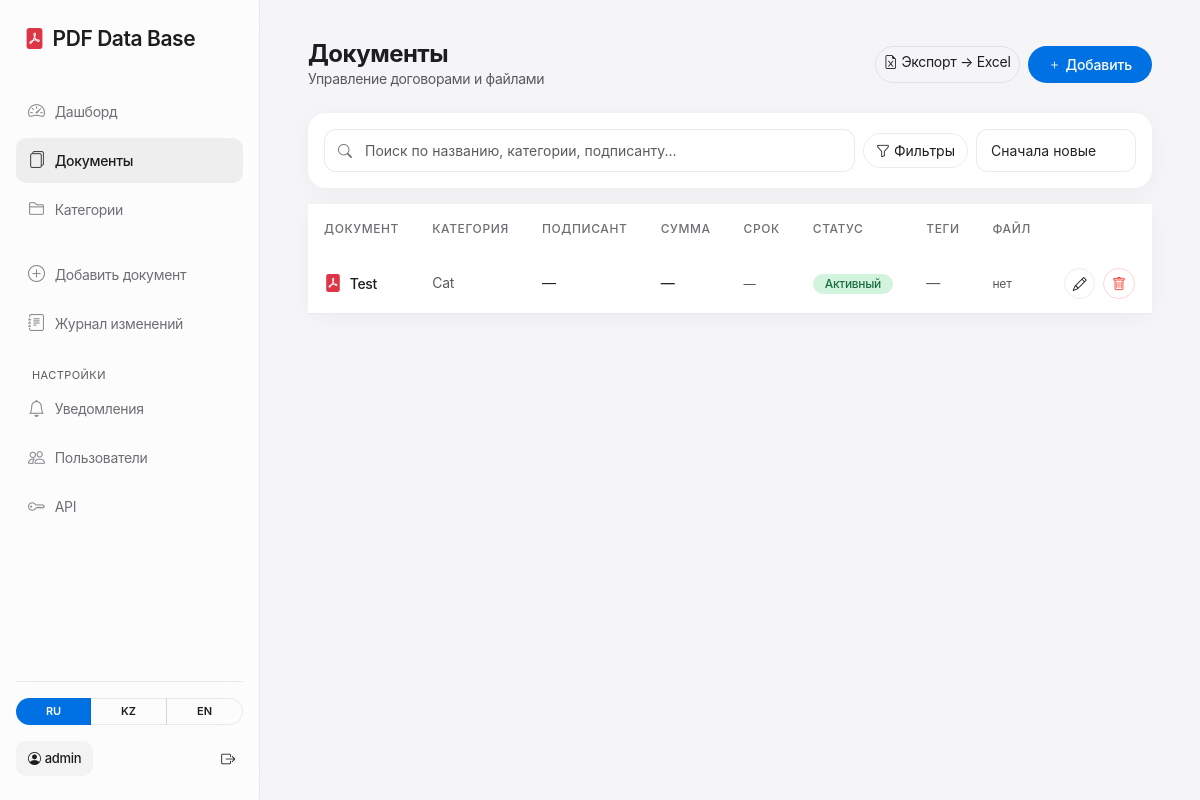
Page /documents/ (signed in) on the committed database.
### documents/models.py (models this page shows, shortened)
class UserProfile(models.Model):
    ROLE_VIEWER = 'viewer'
    ROLE_MANAGER = 'manager'
    ROLE_ADMIN = 'admin'
    ROLE_CHOICES = [
        (ROLE_VIEWER, _('Читатель')),
        (ROLE_MANAGER, _('Менеджер')),
        (ROLE_ADMIN, _('Администратор')),
    ]
    user = models.OneToOneField(User, on_delete=models.CASCADE, related_name='profile', verbose_name=_('Пользователь'))
    full_name = models.CharField(max_length=255, blank=True, verbose_name=_('Имя'))
    role = models.CharField(max_length=10, choices=ROLE_CHOICES, default=ROLE_MANAGER, verbose_name=_('Роль'))
    class Meta:
        verbose_name = _('Профиль пользователя')
        verbose_name_plural = _('Профили пользователей')

class Document(models.Model):
    STATUS_CHOICES = [
        ('active', _('Активный')),
        ('archived', _('В архиве')),
        ('draft', _('Черновик')),
    ]
    title = models.CharField(max_length=255, verbose_name=_('Название'))
    description = models.TextField(blank=True, verbose_name=_('Описание'))
    category = models.ForeignKey(
        Category, on_delete=models.SET_NULL, null=True, blank=True, verbose_name=_('Категория')
    )
    pdf_file = models.FileField(upload_to='pdfs/', blank=True, null=True, verbose_name=_('PDF файл'))
    amount = models.DecimalField(max_digits=15, decimal_places=2, default=0, verbose_name=_('Сумма договора'))
    with_vat = models.BooleanField(default=False, verbose_name=_('С НДС'))
    signatory = models.CharField(max_length=255, blank=True, verbose_name=_('Подписант'))
    author = models.CharField(max_length=150, blank=True, verbose_name=_('Автор'))
    tags = models.ManyToManyField(Tag, blank=True, related_name='documents', verbose_name=_('Теги'))
    status = models.CharField(max_length=20, choices=STATUS_CHOICES, default='active', verbose_name=_('Статус'))
    start_date = models.DateField(null=True, blank=True, verbose_name=_('Дата начала'))
    end_date = models.DateField(null=True, blank=True, verbose_name=_('Дата окончания'))
    pdf_text = models.TextField(blank=True, editable=False, verbose_name=_('Текст PDF'))
    created_at = models.DateTimeField(default=timezone.now, verbose_name=_('Дата добавления'))
    updated_at = models.DateTimeField(auto_now=True, verbose_name=_('Дата обновления'))
    slug = models.SlugField(max_length=255, unique=True, blank=True, verbose_name='Slug')
    class Meta:
        verbose_name = _('Документ')
        verbose_name_plural = _('Документы')
        ordering = ['-created_at']
    def is_expiring_soon(self, days=30):
        if not self.end_date:
            return False
        today = timezone.localdate()
        return today <= self.end_date <= today + timezone.timedelta(days=days)
    def is_expired(self):
        if not self.end_date:
            return False
        return self.end_date < timezone.localdate()

class Category(models.Model):
    name = models.CharField(max_length=100, verbose_name=_('Название'))
    description = models.TextField(blank=True, verbose_name=_('Описание'))
    created_at = models.DateTimeField(default=timezone.now)
    class Meta:
        verbose_name = _('Категория')
        verbose_name_plural = _('Категории')
    def __str__(self):
        return self.name

### documents/views.py (the view)
# urls.py: path('documents/', views.document_list, name='document_list'),
@login_required
def document_list(request):
    documents, filters = _documents_queryset(request)
    categories = Category.objects.all()
    all_tags = Tag.objects.all()
    paginator = Paginator(documents, 25)
    page_obj = paginator.get_page(request.GET.get('page'))
    active_filters = _active_filter_tags(filters, categories, all_tags)
    context = {
        'page_obj': page_obj,
        'documents': page_obj.object_list,
        'categories': categories,
        'all_tags': all_tags,
        'filters': filters,
        'active_filters': active_filters,
        'has_active_filters': bool(active_filters),
        'filters_querystring': _filters_querystring(filters),
        'status_labels': _status_labels(),
        'user_role': get_user_role(request.user),
    }
    return render(request, 'documents/document_list.html', context)

### templates/documents/document_list.html (shortened to what this page needs)
{% extends 'base.html' %}
{% load i18n static documents_extras %}
{% block content %}
<div class="d-flex justify-content-between align-items-center mb-4 flex-wrap gap-2">
  <div>
    <h4 class="fw-bold mb-0">{% trans "Документы" %}</h4>
    <p class="text-muted mb-0" style="font-size:14px;">{% trans "Управление договорами и файлами" %}</p>
  </div>
  <div class="d-flex gap-2">
    <a href="{% url 'document_export' %}?format=xlsx{% if filters_querystring %}&{{ filters_querystring }}{% endif %}" class="btn btn-outline-secondary btn-sm">
      <i class="bi bi-file-earmark-excel me-1"></i>{% trans "Экспорт → Excel" %}
    </a>
    {% if user_role != 'viewer' %}
    <a href="{% url 'document_create' %}" class="btn btn-primary"><i class="bi bi-plus me-1"></i>{% trans "Добавить" %}</a>
    {% endif %}
  </div>
</div>
<div class="card p-3 mb-3">
  <div class="d-flex flex-wrap gap-2 align-items-center">
    <div class="doc-search-wrap flex-grow-1">
      <input type="search" id="docSearchInput" class="form-control" placeholder="{% trans 'Поиск по названию, категории, подписанту...' %}" autocomplete="off">
    </div>
    <button type="button" class="btn btn-outline-secondary" data-bs-toggle="collapse" data-bs-target="#filtersPanel" aria-expanded="{% if has_active_filters %}true{% else %}false{% endif %}">
      <i class="bi bi-funnel me-1"></i>{% trans "Фильтры" %}
    </button>
    <select name="sort" form="filtersForm" class="form-select" style="width: auto; min-width: 160px;">
      <option value="date_desc" {% if filters.sort == 'date_desc' %}selected{% endif %}>{% trans "Сначала новые" %}</option>
    </select>
  </div>
</div>
<div class="card">
  {% if documents %}
  <table class="table mb-0">
    <thead><tr><th>{% trans "Документ" %}</th><th>{% trans "Категория" %}</th><th>{% trans "Подписант" %}</th><th>{% trans "Сумма" %}</th><th>{% trans "Срок" %}</th><th>{% trans "Статус" %}</th><th>{% trans "Теги" %}</th><th>{% trans "Файл" %}</th><th></th></tr></thead>
    <tbody>
    {% for doc in documents %}
    {% with tag_summary=doc.tags|doc_tag_summary %}
    <tr class="doc-row" data-search="{{ doc.title|lower }} {{ doc.category.name|default:''|lower }} {{ doc.signatory|default:''|lower }} {% for t in doc.tags.all %}{{ t.name|lower }} {% endfor %}">
      <td>
        {% if doc.pdf_file %}
        <a href="#" class="text-decoration-none fw-medium pdf-preview-trigger" style="color: var(--apple-text);"
           data-pdf-url="{% url 'document_pdf_preview' doc.slug %}"
           data-pdf-title="{{ doc.title|escape }}">
          <i class="bi bi-file-pdf-fill text-danger me-2" style="font-size:18px;"></i>{{ doc.title }}
        </a>
        {% else %}
        <a href="{% url 'document_detail' doc.slug %}" class="text-decoration-none fw-medium" style="color: var(--apple-text);">
          <i class="bi bi-file-pdf-fill text-danger me-2" style="font-size:18px;"></i>{{ doc.title }}
        </a>
        {% endif %}
      </td>
      <td class="text-muted">{{ doc.category|default:"—" }}</td>
      <td>{{ doc.signatory|default:"—" }}</td>
      <td class="fw-medium">{% if doc.amount %}{{ doc.amount_formatted }}{% else %}—{% endif %}</td>
      <td class="small {% if doc.is_expired %}text-danger{% elif doc.is_expiring_soon %}text-warning{% else %}text-muted{% endif %}">
        {% if doc.end_date %}{{ doc.end_date|date:"d.m.Y" }}{% else %}—{% endif %}
      </td>
      <td><span class="badge badge-status-{{ doc.status }}">{{ doc.get_status_display }}</span></td>
      <td>
        {% if tag_summary.visible %}
        {% for tag in tag_summary.visible %}
        <span class="badge" style="background: var(--apple-bg); color: var(--apple-muted); border-radius: 100px; font-weight: 400; font-size: 11px; padding: 3px 8px;">{{ tag.name }}</span>
        {% endfor %}
        {% if tag_summary.extra %}<span class="text-muted small">+{{ tag_summary.extra }}</span>{% endif %}
        {% else %}<span class="text-muted">—</span>{% endif %}
      </td>
      <td>{% if doc.pdf_file %}<button type="button" class="btn btn-sm btn-outline-success pdf-preview-trigger"
           data-pdf-url="{% url 'document_pdf_preview' doc.slug %}"
           data-pdf-title="{{ doc.title|escape }}"><i class="bi bi-eye"></i></button>{% else %}<span class="text-muted small">{% trans "нет" %}</span>{% endif %}</td>
      <td>
        {% if user_role != 'viewer' %}
        <a href="{% url 'document_edit' doc.slug %}" class="btn btn-sm btn-outline-secondary me-1"><i class="bi bi-pencil"></i></a>
        {% endif %}
        {% if user_role == 'admin' %}
        <a href="{% url 'document_delete' doc.slug %}" class="btn btn-sm btn-outline-danger"><i class="bi bi-trash"></i></a>
        {% endif %}
      </td>
    </tr>
    {% endwith %}
    {% endfor %}
    </tbody>
  </table>
  {% else %}
  <div class="text-center py-5 text-muted">
    <i class="bi bi-search fs-1 d-block mb-3 opacity-25"></i>
    <p>{% trans "Документы не найдены." %} {% if user_role != 'viewer' %}<a href="{% url 'document_create' %}" style="color: var(--apple-blue);">{% trans "Добавить первый" %}</a>{% endif %}</p>
  </div>
  {% endif %}
</div>
{% endblock %}

### templates/base.html (shortened to what this page needs)
<!DOCTYPE html>
{% load i18n static documents_extras %}
{% get_current_language as LANGUAGE_CODE %}
<html lang="{{ LANGUAGE_CODE|slice:':2' }}">
<head>
<link href="https://cdn.jsdelivr.net/npm/bootstrap@5.3.0/dist/css/bootstrap.min.css" rel="stylesheet">
<link href="https://cdn.jsdelivr.net/npm/bootstrap-icons@1.10.0/font/bootstrap-icons.css" rel="stylesheet">
</head>
<body>
<div class="sidebar" id="sidebar">
  <a href="{% url 'home' %}" class="brand text-decoration-none {% if request.resolver_match.url_name == 'home' %}active{% endif %}"><i class="bi bi-file-pdf-fill text-danger me-2"></i>PDF Data Base</a>
  {% if user.is_authenticated %}
  <ul class="nav flex-column flex-grow-1">
    <li class="nav-item"><a class="nav-link {% if request.resolver_match.url_name == 'dashboard' %}active{% endif %}" href="{% url 'dashboard' %}"><i class="bi bi-speedometer2"></i>{% trans "Дашборд" %}</a></li>
    <li class="nav-item"><a class="nav-link {% if 'document' in request.resolver_match.url_name %}active{% endif %}" href="{% url 'document_list' %}"><i class="bi bi-files"></i>{% trans "Документы" %}</a></li>
    <li class="nav-item"><a class="nav-link {% if 'category' in request.resolver_match.url_name %}active{% endif %}" href="{% url 'category_list' %}"><i class="bi bi-folder2"></i>{% trans "Категории" %}</a></li>
    {% if user_role != 'viewer' %}
    <li class="nav-item mt-3"><a class="nav-link" href="{% url 'document_create' %}"><i class="bi bi-plus-circle"></i>{% trans "Добавить документ" %}</a></li>
    {% endif %}
    {% if user_role == 'admin' %}
    <li class="nav-item"><a class="nav-link {% if request.resolver_match.url_name == 'audit_log' %}active{% endif %}" href="{% url 'audit_log' %}"><i class="bi bi-journal-text"></i>{% trans "Журнал изменений" %}</a></li>
    {% endif %}
    <li class="nav-item mt-3 px-3"><small class="text-muted text-uppercase" style="font-size:11px; letter-spacing:0.04em;">{% trans "Настройки" %}</small></li>
    <li class="nav-item"><a class="nav-link {% if request.resolver_match.url_name == 'notification_settings' %}active{% endif %}" href="{% url 'notification_settings' %}"><i class="bi bi-bell"></i>{% trans "Уведомления" %}</a></li>
    {% if user_role == 'admin' %}
    <li class="nav-item"><a class="nav-link {% if request.resolver_match.url_name == 'user_list' %}active{% endif %}" href="{% url 'user_list' %}"><i class="bi bi-people"></i>{% trans "Пользователи" %}</a></li>
    <li class="nav-item"><a class="nav-link {% if request.resolver_match.url_name == 'api_settings' %}active{% endif %}" href="{% url 'api_settings' %}"><i class="bi bi-key"></i>API</a></li>
    {% endif %}
  </ul>
  <div class="mt-auto pt-3 border-top" style="border-color: var(--apple-border) !important;">
    <div class="mb-3">{% include 'partials/language_switcher.html' %}</div>
    <div class="d-flex align-items-center justify-content-between">
      <span class="user-badge"><i class="bi bi-person-circle me-1"></i>{{ request.user|user_display_name }}</span>
      <a href="{% url 'logout' %}" class="btn btn-sm btn-outline-secondary border-0" title="{% trans 'Выйти' %}"><i class="bi bi-box-arrow-right"></i></a>
    </div>
  </div>
  {% else %}
  <div class="flex-grow-1"></div>
  <div class="mt-auto pt-3 border-top" style="border-color: var(--apple-border) !important;">
    <div class="mb-3">{% include 'partials/language_switcher.html' %}</div>
    <a href="{% url 'login' %}" class="btn btn-primary w-100">{% trans "Войти" %}</a>
  </div>
  {% endif %}
</div>
<main>
  {% block content %}{% endblock %}
</main>
</body>
</html>

### rows in the picture
Document: title "Test", category "Cat", signatory "—", status "Активный"

### other values in the picture
{{ request.user|user_display_name }} "admin"
